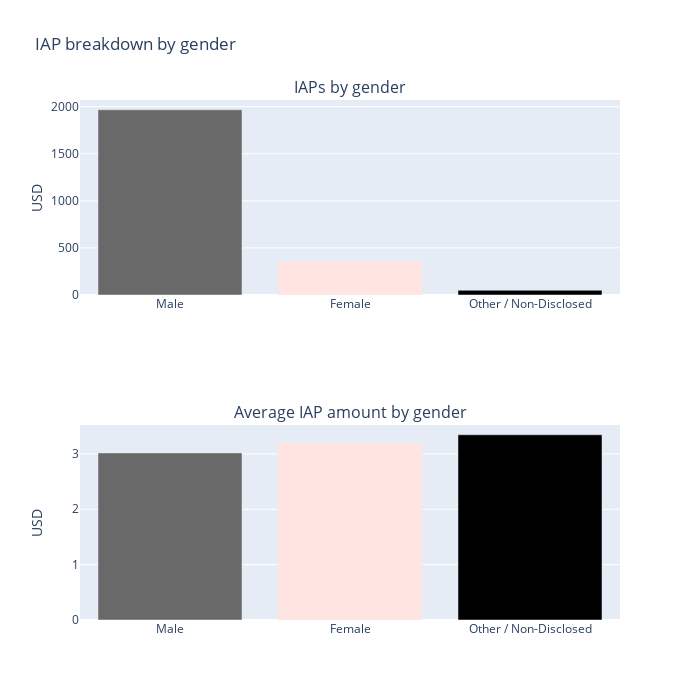

Notebook code for this chart:
### Code cell
fig = make_subplots(rows=2, 
                    cols=1,
                    subplot_titles=("IAPs by gender", "Average IAP amount by gender"))

fig.add_trace(go.Bar(x=purchases_gender["Gender"], 
                             y=purchases_gender["value_purchases"], 
                             marker_color= ['rgb(105,105,105)', "rgb(255,228,225)", 'black']), 1,1)

fig.add_trace(go.Bar(x=purchases_gender["Gender"], 
                             y=purchases_gender["average_purchase"], 
                             marker_color= ['rgb(105,105,105)', "rgb(255,228,225)", 'black']), 2,1)

fig.update_yaxes(title_text="USD")

fig.update_layout(height=700, width=700,
                  title_text="IAP breakdown by gender",
                  showlegend=False)

fig.show()

### Figure 1 — Plotly figure (JSON) as saved in the notebook; plotly's stock layout.template omitted (floating-point values rounded to 4 significant figures)
{"data": [{"marker": {"color": ["rgb(105,105,105)", "rgb(255,228,225)", "black"]}, "type": "bar", "x": ["Male", "Female", "Other / Non-Disclosed"], "xaxis": "x", "y": [1968.0, 361.9, 50.19], "yaxis": "y"}, {"marker": {"color": ["rgb(105,105,105)", "rgb(255,228,225)", "black"]}, "type": "bar", "x": ["Male", "Female", "Other / Non-Disclosed"], "xaxis": "x2", "y": [3.018, 3.203, 3.346], "yaxis": "y2"}], "layout": {"annotations": [{"font": {"size": 16}, "showarrow": false, "text": "IAPs by gender", "x": 0.5, "xanchor": "center", "xref": "paper", "y": 1, "yanchor": "bottom", "yref": "paper"}, {"font": {"size": 16}, "showarrow": false, "text": "Average IAP amount by gender", "x": 0.5, "xanchor": "center", "xref": "paper", "y": 0.375, "yanchor": "bottom", "yref": "paper"}], "height": 700, "showlegend": false, "title": {"text": "IAP breakdown by gender"}, "width": 700, "xaxis": {"anchor": "y", "domain": [0, 1]}, "xaxis2": {"anchor": "y2", "domain": [0, 1]}, "yaxis": {"anchor": "x", "domain": [0.625, 1], "title": {"text": "USD"}}, "yaxis2": {"anchor": "x2", "domain": [0, 0.375], "title": {"text": "USD"}}}}
